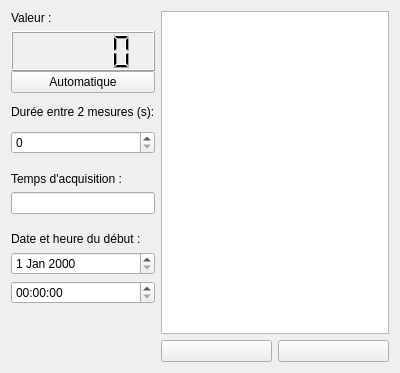
<?xml version="1.0" encoding="UTF-8"?>
<ui version="4.0">
 <class>F_Sonde</class>
 <widget class="QWidget" name="F_Sonde">
  <property name="geometry">
   <rect>
    <x>0</x>
    <y>0</y>
    <width>400</width>
    <height>373</height>
   </rect>
  </property>
  <property name="minimumSize">
   <size>
    <width>400</width>
    <height>373</height>
   </size>
  </property>
  <property name="maximumSize">
   <size>
    <width>9999</width>
    <height>9999</height>
   </size>
  </property>
  <property name="baseSize">
   <size>
    <width>400</width>
    <height>373</height>
   </size>
  </property>
  <property name="windowTitle">
   <string>Acquisition</string>
  </property>
  <layout class="QGridLayout" name="gridLayout">
   <item row="1" column="0">
    <widget class="QLCDNumber" name="Lcd_Valeur">
     <property name="minimumSize">
      <size>
       <width>130</width>
       <height>40</height>
      </size>
     </property>
     <property name="maximumSize">
      <size>
       <width>16777215</width>
       <height>40</height>
      </size>
     </property>
     <property name="sizeIncrement">
      <size>
       <width>0</width>
       <height>0</height>
      </size>
     </property>
     <property name="baseSize">
      <size>
       <width>130</width>
       <height>40</height>
      </size>
     </property>
     <property name="font">
      <font>
       <weight>50</weight>
       <bold>false</bold>
      </font>
     </property>
    </widget>
   </item>
   <item row="0" column="0">
    <widget class="QLabel" name="Lb_Valeur">
     <property name="sizePolicy">
      <sizepolicy hsizetype="Fixed" vsizetype="Fixed">
       <horstretch>0</horstretch>
       <verstretch>0</verstretch>
      </sizepolicy>
     </property>
     <property name="text">
      <string>Valeur :</string>
     </property>
    </widget>
   </item>
   <item row="21" column="1">
    <widget class="QPushButton" name="Bt_Lancer">
     <property name="text">
      <string/>
     </property>
    </widget>
   </item>
   <item row="21" column="2">
    <widget class="QPushButton" name="Bt_Enregistrement">
     <property name="text">
      <string/>
     </property>
    </widget>
   </item>
   <item row="2" column="0">
    <widget class="QPushButton" name="Bt_ModeAcquisition">
     <property name="text">
      <string>Automatique</string>
     </property>
    </widget>
   </item>
   <item row="0" column="1" rowspan="21" colspan="2">
    <widget class="QTableWidget" name="TbW_Valeurs">
     <attribute name="horizontalHeaderMinimumSectionSize">
      <number>37</number>
     </attribute>
     <attribute name="verticalHeaderMinimumSectionSize">
      <number>25</number>
     </attribute>
    </widget>
   </item>
   <item row="4" column="0">
    <widget class="QLabel" name="Lb_Intervalle">
     <property name="sizePolicy">
      <sizepolicy hsizetype="Fixed" vsizetype="Fixed">
       <horstretch>0</horstretch>
       <verstretch>0</verstretch>
      </sizepolicy>
     </property>
     <property name="text">
      <string>Durée entre 2 mesures (s):</string>
     </property>
    </widget>
   </item>
   <item row="6" column="0">
    <widget class="QSpinBox" name="SBx_Intervalle">
     <property name="sizePolicy">
      <sizepolicy hsizetype="Minimum" vsizetype="Fixed">
       <horstretch>0</horstretch>
       <verstretch>0</verstretch>
      </sizepolicy>
     </property>
    </widget>
   </item>
   <item row="15" column="0">
    <widget class="QTimeEdit" name="TiE_HeureAcquisition"/>
   </item>
   <item row="13" column="0">
    <widget class="QLabel" name="Lb_DateHeure">
     <property name="sizePolicy">
      <sizepolicy hsizetype="Fixed" vsizetype="Fixed">
       <horstretch>0</horstretch>
       <verstretch>0</verstretch>
      </sizepolicy>
     </property>
     <property name="text">
      <string>Date et heure du début :</string>
     </property>
    </widget>
   </item>
   <item row="14" column="0">
    <widget class="QDateEdit" name="DtE_DateAcquisition"/>
   </item>
   <item row="9" column="0">
    <widget class="QLabel" name="Lb_TpsAcquisition">
     <property name="sizePolicy">
      <sizepolicy hsizetype="Fixed" vsizetype="Fixed">
       <horstretch>0</horstretch>
       <verstretch>0</verstretch>
      </sizepolicy>
     </property>
     <property name="text">
      <string>Temps d'acquisition :</string>
     </property>
    </widget>
   </item>
   <item row="10" column="0">
    <widget class="QLineEdit" name="LE_TpsAcquisition"/>
   </item>
  </layout>
 </widget>
 <resources/>
 <connections/>
</ui>
